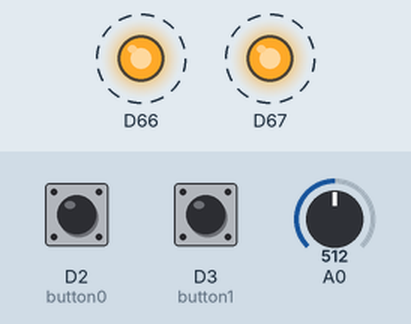
Simulated run of this sketch. Board: Arduino Due. Shown: output pins drawn as LEDs (lit = HIGH). Dashed ring = blinking. The test bench sets the inputs (shaded band); at power-on: D2 (button0) LOW, A0 = 512, D3 (button1) LOW (analog values on the 0–1023 scale).

Above: at 0.75 s.
1.3 s: D2 (button0) pulled HIGH for 0.15 s
At 2.26 s:
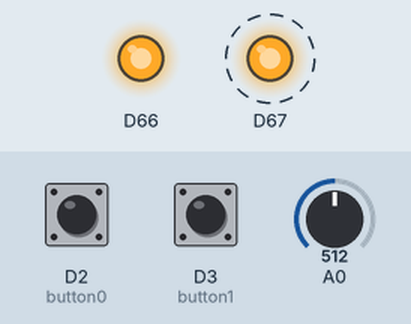
4.3 s: A0 set to 306
At 4.98 s:
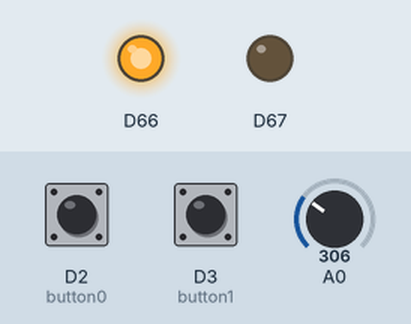
7.3 s: D3 (button1) pulled HIGH for 0.15 s
At 7.69 s:
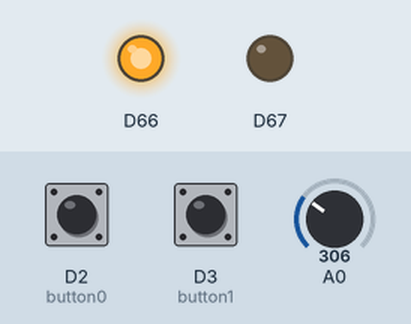
10.4 s: D2 (button0) pulled HIGH for 1 s
Timing chart, 0 to 12.3 s (numbered marks = the images above; inputs shaded):
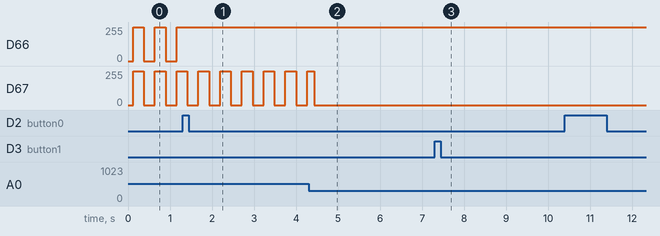

Measured:
- after the input at 1.3 s, D66: stops changing and stays 254/255
- after the input at 4.3 s, D66: stays 254/255 (without the input it goes to 220/255 after 2.7 s)
- after the input at 7.3 s, D66: stays 254/255 (without the input it goes to 46/255 after 1.6 s); D67: stays 0/255 (without the input it goes to 52/255 after 1.6 s)
- by itself, D66: alternates 254/255 for 0.26 s and 0/255 for 0.26 s

The sketch:

FunctionGenerator.ino
```cpp
/*
  Simple Waveform generator with Arduino Due

  * connect two push buttons to the digital pins 2 and 3
    with a 10 kilohm pulldown resistor to choose the waveform
    to send to the DAC0 and DAC1 channels
  * connect a 10 kilohm potentiometer to A0 to control the
    signal frequency

 */

#include "Waveforms.h"

#define oneHzSample 1000000/maxSamplesNum  // sample for the 1Hz signal expressed in microseconds

const int button0 = 2, button1 = 3;
volatile int wave0 = 0, wave1 = 0;

int i = 0;
int sample;


void setup() {
  analogWriteResolution(12);  // set the analog output resolution to 12 bit (4096 levels)
  analogReadResolution(12);   // set the analog input resolution to 12 bit

  attachInterrupt(button0, wave0Select, RISING);  // Interrupt attached to the button connected to pin 2
  attachInterrupt(button1, wave1Select, RISING);  // Interrupt attached to the button connected to pin 3
}

void loop() {
  // Read the the potentiometer and map the value  between the maximum and the minimum sample available
  // 1 Hz is the minimum freq for the complete wave
  // 170 Hz is the maximum freq for the complete wave. Measured considering the loop and the analogRead() time
  sample = map(analogRead(A0), 0, 4095, 0, oneHzSample);
  sample = constrain(sample, 0, oneHzSample);

  analogWrite(DAC0, waveformsTable[wave0][i]);  // write the selected waveform on DAC0
  analogWrite(DAC1, waveformsTable[wave1][i]);  // write the selected waveform on DAC1

  i++;
  if(i == maxSamplesNum)  // Reset the counter to repeat the wave
    i = 0;

  delayMicroseconds(sample);  // Hold the sample value for the sample time
}

// function hooked to the interrupt on digital pin 2
void wave0Select() {
  wave0++;
  if(wave0 == 4)
    wave0 = 0;
}

// function hooked to the interrupt on digital pin 3
void wave1Select() {
  wave1++;
  if(wave1 == 4)
    wave1 = 0;
}
```

Source omitted: Waveforms.h (data table, 3670 bytes)
